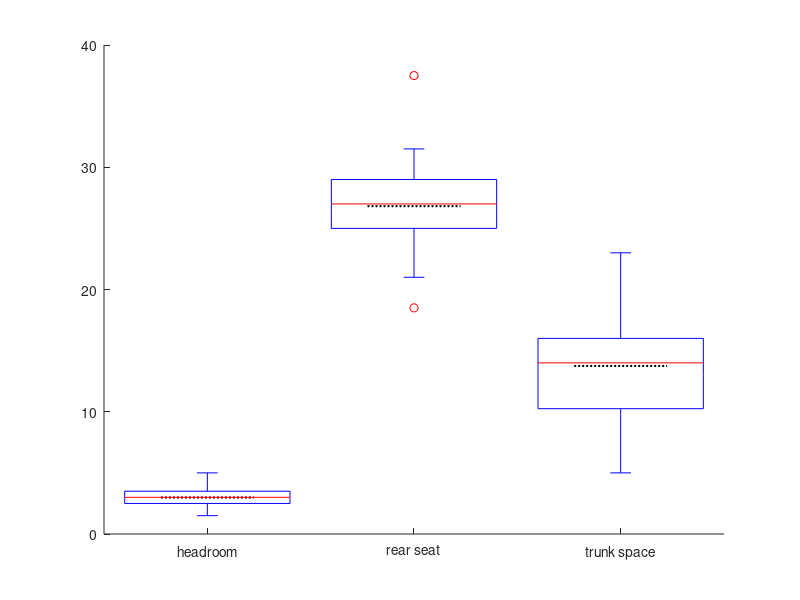

This figure's MATLAB source: (Note: this script raises an error after producing the figure.)
%% clear all variables
clear
close all
clc

%% load data
x = load('carc.txt');

frame = x(:,5:7); % extracts columns 5 to 7

m1 = mean(frame(:,1));
m2 = mean(frame(:,2));
m3 = mean(frame(:,3));

% plot
hold on
line([0.775 1.225],[m1 m1],'Color','k','LineStyle',':','LineWidth',1.5)
line([1.775 2.225],[m2 m2],'Color','k','LineStyle',':','LineWidth',1.5)
line([2.775 3.225],[m3 m3],'Color','k','LineStyle',':','LineWidth',1.5)

bp = boxplot(frame,'Symbol','o','labels',{'headroom','rear seat','trunk space'});

set(bp(1:7,2),'LineWidth',1.5)
set(bp(1:6,[1,3]),'LineWidth',1.5)

title('Boxplot (Car Data)')
hold off
